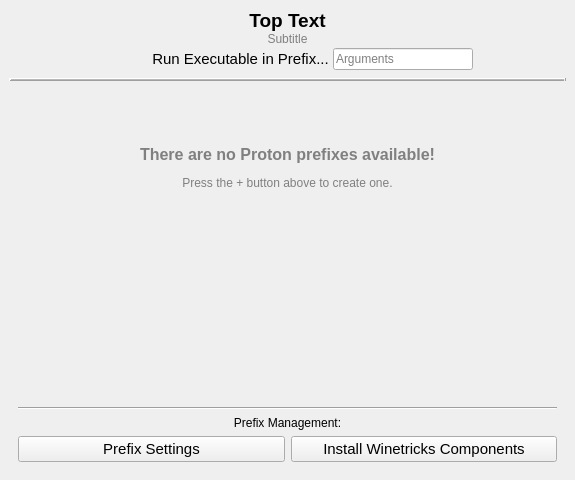
<?xml version="1.0" encoding="UTF-8"?>
<ui version="4.0">
 <class>NeroManagerWindow</class>
 <widget class="QMainWindow" name="NeroManagerWindow">
  <property name="geometry">
   <rect>
    <x>0</x>
    <y>0</y>
    <width>575</width>
    <height>480</height>
   </rect>
  </property>
  <property name="windowTitle">
   <string>NeroManagerWindow</string>
  </property>
  <property name="windowIcon">
   <iconset resource="../img/pics.qrc">
    <normaloff>:/ico/systrayPhi</normaloff>:/ico/systrayPhi</iconset>
  </property>
  <widget class="QWidget" name="centralwidget">
   <layout class="QVBoxLayout" name="verticalLayout" stretch="0,0,0,0">
    <item>
     <layout class="QGridLayout" name="topHeaderLayout">
      <property name="verticalSpacing">
       <number>0</number>
      </property>
      <item row="0" column="0">
       <widget class="QPushButton" name="backButton">
        <property name="sizePolicy">
         <sizepolicy hsizetype="Minimum" vsizetype="Minimum">
          <horstretch>0</horstretch>
          <verstretch>0</verstretch>
         </sizepolicy>
        </property>
        <property name="text">
         <string/>
        </property>
        <property name="icon">
         <iconset theme="user-bookmarks"/>
        </property>
        <property name="iconSize">
         <size>
          <width>24</width>
          <height>24</height>
         </size>
        </property>
        <property name="flat">
         <bool>true</bool>
        </property>
       </widget>
      </item>
      <item row="0" column="1">
       <layout class="QVBoxLayout" name="headerTextArea">
        <item>
         <widget class="QLabel" name="topTitle">
          <property name="sizePolicy">
           <sizepolicy hsizetype="Expanding" vsizetype="Preferred">
            <horstretch>0</horstretch>
            <verstretch>0</verstretch>
           </sizepolicy>
          </property>
          <property name="font">
           <font>
            <pointsize>14</pointsize>
            <bold>true</bold>
           </font>
          </property>
          <property name="text">
           <string>Top Text</string>
          </property>
          <property name="alignment">
           <set>Qt::AlignmentFlag::AlignCenter</set>
          </property>
         </widget>
        </item>
        <item>
         <widget class="QLabel" name="topSubtitle">
          <property name="enabled">
           <bool>true</bool>
          </property>
          <property name="sizePolicy">
           <sizepolicy hsizetype="Expanding" vsizetype="Preferred">
            <horstretch>0</horstretch>
            <verstretch>0</verstretch>
           </sizepolicy>
          </property>
          <property name="font">
           <font>
            <pointsize>9</pointsize>
           </font>
          </property>
          <property name="styleSheet">
           <string notr="true">color: gray</string>
          </property>
          <property name="text">
           <string>Subtitle</string>
          </property>
          <property name="alignment">
           <set>Qt::AlignmentFlag::AlignCenter</set>
          </property>
         </widget>
        </item>
       </layout>
      </item>
      <item row="0" column="2">
       <widget class="QPushButton" name="addButton">
        <property name="sizePolicy">
         <sizepolicy hsizetype="Minimum" vsizetype="Minimum">
          <horstretch>0</horstretch>
          <verstretch>0</verstretch>
         </sizepolicy>
        </property>
        <property name="text">
         <string/>
        </property>
        <property name="icon">
         <iconset theme="folder-new"/>
        </property>
        <property name="iconSize">
         <size>
          <width>24</width>
          <height>24</height>
         </size>
        </property>
        <property name="flat">
         <bool>true</bool>
        </property>
       </widget>
      </item>
      <item row="1" column="1">
       <layout class="QHBoxLayout" name="oneTimeLine" stretch="2,0,3,1">
        <item>
         <spacer name="horizontalSpacer">
          <property name="orientation">
           <enum>Qt::Orientation::Horizontal</enum>
          </property>
          <property name="sizeHint" stdset="0">
           <size>
            <width>0</width>
            <height>0</height>
           </size>
          </property>
         </spacer>
        </item>
        <item>
         <widget class="QPushButton" name="oneTimeRunBtn">
          <property name="font">
           <font>
            <pointsize>11</pointsize>
            <bold>false</bold>
           </font>
          </property>
          <property name="text">
           <string>Run Executable in Prefix...</string>
          </property>
          <property name="icon">
           <iconset theme="media-playback-start"/>
          </property>
          <property name="iconSize">
           <size>
            <width>24</width>
            <height>24</height>
           </size>
          </property>
          <property name="flat">
           <bool>true</bool>
          </property>
         </widget>
        </item>
        <item>
         <widget class="QLineEdit" name="oneTimeRunArgs">
          <property name="placeholderText">
           <string>Arguments</string>
          </property>
          <property name="clearButtonEnabled">
           <bool>true</bool>
          </property>
         </widget>
        </item>
        <item>
         <spacer name="horizontalSpacer_2">
          <property name="orientation">
           <enum>Qt::Orientation::Horizontal</enum>
          </property>
          <property name="sizeHint" stdset="0">
           <size>
            <width>0</width>
            <height>0</height>
           </size>
          </property>
         </spacer>
        </item>
       </layout>
      </item>
     </layout>
    </item>
    <item>
     <widget class="Line" name="line">
      <property name="frameShadow">
       <enum>QFrame::Shadow::Raised</enum>
      </property>
      <property name="lineWidth">
       <number>2</number>
      </property>
      <property name="midLineWidth">
       <number>1</number>
      </property>
      <property name="orientation">
       <enum>Qt::Orientation::Horizontal</enum>
      </property>
     </widget>
    </item>
    <item>
     <widget class="QScrollArea" name="prefixesScrollArea">
      <property name="sizePolicy">
       <sizepolicy hsizetype="Expanding" vsizetype="Expanding">
        <horstretch>0</horstretch>
        <verstretch>0</verstretch>
       </sizepolicy>
      </property>
      <property name="frameShape">
       <enum>QFrame::Shape::NoFrame</enum>
      </property>
      <property name="frameShadow">
       <enum>QFrame::Shadow::Plain</enum>
      </property>
      <property name="horizontalScrollBarPolicy">
       <enum>Qt::ScrollBarPolicy::ScrollBarAlwaysOff</enum>
      </property>
      <property name="widgetResizable">
       <bool>true</bool>
      </property>
      <property name="alignment">
       <set>Qt::AlignmentFlag::AlignHCenter|Qt::AlignmentFlag::AlignTop</set>
      </property>
      <widget class="QWidget" name="prefixesScrollContents">
       <property name="geometry">
        <rect>
         <x>0</x>
         <y>0</y>
         <width>557</width>
         <height>179</height>
        </rect>
       </property>
       <property name="sizePolicy">
        <sizepolicy hsizetype="Preferred" vsizetype="Minimum">
         <horstretch>0</horstretch>
         <verstretch>0</verstretch>
        </sizepolicy>
       </property>
       <layout class="QVBoxLayout" name="verticalLayout2" stretch="0,1,2,1,0">
        <item>
         <layout class="QGridLayout" name="prefixesList"/>
        </item>
        <item>
         <spacer name="verticalSpacer_2">
          <property name="orientation">
           <enum>Qt::Orientation::Vertical</enum>
          </property>
          <property name="sizeHint" stdset="0">
           <size>
            <width>20</width>
            <height>0</height>
           </size>
          </property>
         </spacer>
        </item>
        <item>
         <widget class="QLabel" name="missingPrefixesLabel">
          <property name="enabled">
           <bool>true</bool>
          </property>
          <property name="styleSheet">
           <string notr="true">color: gray</string>
          </property>
          <property name="text">
           <string>&lt;html&gt;&lt;head/&gt;&lt;body&gt;&lt;p&gt;&lt;span style=&quot; font-size:12pt; font-weight:700;&quot;&gt;There are no Proton prefixes available!&lt;/span&gt;&lt;/p&gt;&lt;p&gt;Press the + button above to create one.&lt;/p&gt;&lt;/body&gt;&lt;/html&gt;</string>
          </property>
          <property name="alignment">
           <set>Qt::AlignmentFlag::AlignCenter</set>
          </property>
         </widget>
        </item>
        <item>
         <spacer name="verticalSpacer_3">
          <property name="orientation">
           <enum>Qt::Orientation::Vertical</enum>
          </property>
          <property name="sizeHint" stdset="0">
           <size>
            <width>20</width>
            <height>0</height>
           </size>
          </property>
         </spacer>
        </item>
        <item>
         <layout class="QHBoxLayout" name="appSettingsRow" stretch="0,1,0">
          <property name="spacing">
           <number>0</number>
          </property>
          <item>
           <widget class="QPushButton" name="aboutBtn">
            <property name="toolTip">
             <string>About Nero...</string>
            </property>
            <property name="text">
             <string/>
            </property>
            <property name="icon">
             <iconset theme="dialog-information"/>
            </property>
            <property name="iconSize">
             <size>
              <width>32</width>
              <height>32</height>
             </size>
            </property>
            <property name="flat">
             <bool>true</bool>
            </property>
           </widget>
          </item>
          <item>
           <spacer name="horizontalSpacer_3">
            <property name="orientation">
             <enum>Qt::Orientation::Horizontal</enum>
            </property>
            <property name="sizeHint" stdset="0">
             <size>
              <width>0</width>
              <height>20</height>
             </size>
            </property>
           </spacer>
          </item>
          <item>
           <widget class="QPushButton" name="managerSettings">
            <property name="toolTip">
             <string>Set Nero Manager settings</string>
            </property>
            <property name="text">
             <string/>
            </property>
            <property name="icon">
             <iconset theme="preferences-system"/>
            </property>
            <property name="iconSize">
             <size>
              <width>32</width>
              <height>32</height>
             </size>
            </property>
            <property name="flat">
             <bool>true</bool>
            </property>
           </widget>
          </item>
         </layout>
        </item>
       </layout>
      </widget>
     </widget>
    </item>
    <item>
     <widget class="QScrollArea" name="prefixContentsScrollArea">
      <property name="frameShape">
       <enum>QFrame::Shape::NoFrame</enum>
      </property>
      <property name="frameShadow">
       <enum>QFrame::Shadow::Plain</enum>
      </property>
      <property name="horizontalScrollBarPolicy">
       <enum>Qt::ScrollBarPolicy::ScrollBarAlwaysOff</enum>
      </property>
      <property name="widgetResizable">
       <bool>true</bool>
      </property>
      <property name="alignment">
       <set>Qt::AlignmentFlag::AlignHCenter|Qt::AlignmentFlag::AlignTop</set>
      </property>
      <widget class="QWidget" name="prefixContentsScrollContents">
       <property name="geometry">
        <rect>
         <x>0</x>
         <y>0</y>
         <width>557</width>
         <height>178</height>
        </rect>
       </property>
       <layout class="QVBoxLayout" name="verticalLayout_3">
        <item>
         <layout class="QVBoxLayout" name="prefixContentsPage" stretch="0,1,0,0,0">
          <item>
           <layout class="QGridLayout" name="prefixContentsGrid">
            <property name="sizeConstraint">
             <enum>QLayout::SizeConstraint::SetNoConstraint</enum>
            </property>
           </layout>
          </item>
          <item>
           <spacer name="verticalSpacer">
            <property name="orientation">
             <enum>Qt::Orientation::Vertical</enum>
            </property>
            <property name="sizeHint" stdset="0">
             <size>
              <width>20</width>
              <height>0</height>
             </size>
            </property>
           </spacer>
          </item>
          <item>
           <widget class="Line" name="separator">
            <property name="orientation">
             <enum>Qt::Orientation::Horizontal</enum>
            </property>
           </widget>
          </item>
          <item>
           <widget class="QLabel" name="prefixManagementHeader">
            <property name="sizePolicy">
             <sizepolicy hsizetype="Preferred" vsizetype="Fixed">
              <horstretch>0</horstretch>
              <verstretch>0</verstretch>
             </sizepolicy>
            </property>
            <property name="text">
             <string>Prefix Management:</string>
            </property>
            <property name="alignment">
             <set>Qt::AlignmentFlag::AlignCenter</set>
            </property>
           </widget>
          </item>
          <item>
           <layout class="QHBoxLayout" name="prefixManagementRow">
            <property name="sizeConstraint">
             <enum>QLayout::SizeConstraint::SetFixedSize</enum>
            </property>
            <item>
             <widget class="QPushButton" name="prefixSettingsBtn">
              <property name="font">
               <font>
                <pointsize>11</pointsize>
               </font>
              </property>
              <property name="text">
               <string>Prefix Settings</string>
              </property>
              <property name="icon">
               <iconset theme="preferences-system"/>
              </property>
              <property name="iconSize">
               <size>
                <width>16</width>
                <height>16</height>
               </size>
              </property>
             </widget>
            </item>
            <item>
             <widget class="QPushButton" name="prefixTricksBtn">
              <property name="font">
               <font>
                <pointsize>11</pointsize>
               </font>
              </property>
              <property name="text">
               <string>Install Winetricks Components</string>
              </property>
              <property name="icon">
               <iconset theme="package-x-generic"/>
              </property>
              <property name="iconSize">
               <size>
                <width>16</width>
                <height>16</height>
               </size>
              </property>
             </widget>
            </item>
           </layout>
          </item>
         </layout>
        </item>
       </layout>
      </widget>
     </widget>
    </item>
   </layout>
  </widget>
 </widget>
 <resources>
  <include location="../img/pics.qrc"/>
 </resources>
 <connections/>
</ui>
